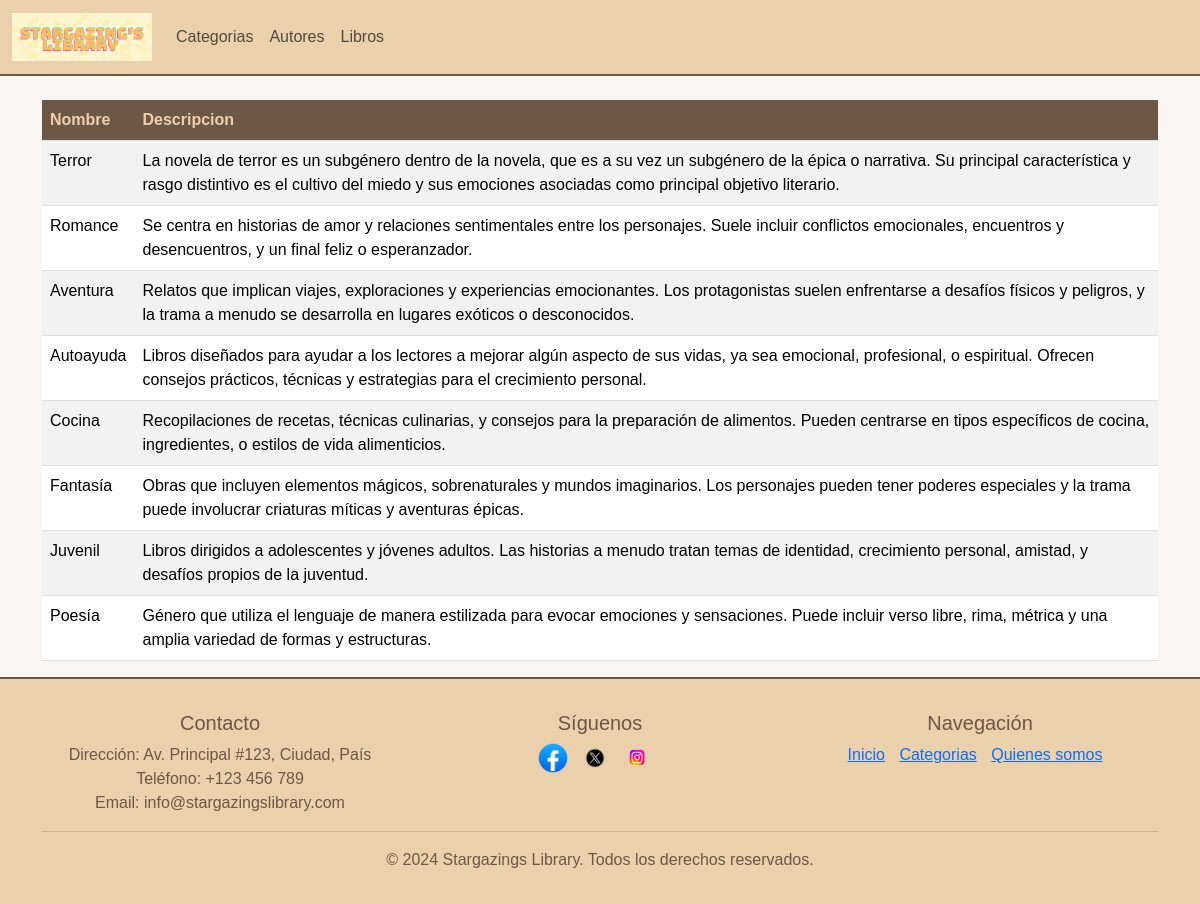
Page /categorias/ on the committed database.
### projectLibrary/models.py (models this page shows, shortened)
class NavItem(models.Model):
    titulo_nav_item         = models.CharField(max_length=40)
    url_nav_item            = models.CharField(max_length=200)

class Categoria(models.Model):
    nombre_categoria        = models.CharField(max_length=20)
    descripcion_categoria   = models.TextField(max_length=500)

### projectLibrary/views.py (the view)
# urls.py: path('categorias/', views.categorias, name="categorias"),
def categorias(request):
    NavItems = NavItem.objects.all()
    categorias = Categoria.objects.all()
    return render (request, 'projectLibrary/categorias.html', {"NavItems":NavItems, "categorias":categorias})

### projectLibrary/templates/projectLibrary/categorias.html (shortened to what this page needs)
<!DOCTYPE html>
<html lang="en">
<head>
    <link href="https://cdn.jsdelivr.net/npm/bootstrap@5.3.3/dist/css/bootstrap.min.css" rel="stylesheet">
    <link href="https://cdn.jsdelivr.net/npm/aos@2.3.4/dist/aos.css" rel="stylesheet">
</head>
<body>
    <nav class="navbar navbar-expand-lg">
        {% load static %}
        <div class="container-fluid">
            <a class="navbar-brand" href="{% url 'index' %}"><img src="{% static 'images/biblioteca-logo-final.png' %}" class="img-fluid" alt="Logo de Biblioteca" width="140"></a>
            <div class="collapse navbar-collapse" id="navbarNav">
                <ul class="navbar-nav">
                    {% for item in NavItems %}
                    <li class="nav-item">
                        <a class="nav-link" href="{{ item.url_nav_item }}">{{ item.titulo_nav_item }}</a>
                    </li>
                    {% endfor %}
                </ul>
            </div>
        </div>
    </nav>
    <br>
    <div class="container">
        <div class="row">
            <div class="col">
                <div class="table-responsive">
                    <table class="table table-striped table-hover">
                        <thead>
                            <tr>
                                <th scope="col">Nombre</th>
                                <th scope="col">Descripcion</th>
                            </tr>
                        </thead>
                        <tbody>
                            {% for categoria in categorias %}
                            <tr>
                                <td>{{ categoria.nombre_categoria }}</td>
                                <td>{{ categoria.descripcion_categoria }}</td>
                            </tr>
                            {% endfor %}
                        </tbody>
                    </table>
                </div>
            </div>
        </div>
    </div>
    <footer>
        <div class="container">
            <div class="row">
                <div class="col-md-4">
                    <h5>Contacto</h5>
                    <p>Dirección: Av. Principal #123, Ciudad, País</p>
                    <p>Teléfono: +123 456 789</p>
                    <p>Email: info@stargazingslibrary.com</p>
                </div>
                <div class="col-md-4">
                    <h5>Síguenos</h5>
                    <ul class="list-inline">
                        <li class="list-inline-item"><a href="#"><img src="{% static 'images/facebook-icon-free-png.webp' %}" alt="Facebook"></a></li>
                        <li class="list-inline-item"><a href="#"><img src="{% static 'images/twitter_x_new_logo_x.webp' %}" alt="Twitter"></a></li>
                        <li class="list-inline-item"><a href="#"><img src="{% static 'images/Instagram-Logo.png' %}" alt="Instagram"></a></li>
                    </ul>
                </div>
                <div class="col-md-4">
                    <h5>Navegación</h5>
                    <ul class="list-unstyled">
                        <li><a href="{% url 'index' %}">Inicio</a></li>
                        <li><a href="{% url 'categorias' %}">Categorias</a></li>
                        <li><a href="{% url 'quienes_somos' %}">Quienes somos</a></li>
                    </ul>
                </div>
            </div>
            <hr>
            <p class="text-center">&copy; 2024 Stargazings Library. Todos los derechos reservados.</p>
        </div>
    </footer>
</body>
</html>

### projectLibrary/templates/projectLibrary/categorias.html (style rules this page uses)
body { background-color: #f9f5f3; font-family: 'Arial', sans-serif; color: #6d5747; }
.navbar { background-color: #ead1ac; border-bottom: 2px solid #6d5747; }
.navbar-brand img { width: 140px; height: auto; }
.table { background-color: #ead1ac; color: #6d5747; }
.table thead th { background-color: #6d5747; color: #ead1ac; }
footer { background-color: #ead1ac; border-top: 2px solid #6d5747; padding: 2rem 0; text-align: center; }
footer p { margin-bottom: 0; color: #6d5747; }
footer ul { padding-left: 0; list-style: none; }
footer ul li { display: inline-block; margin-right: 10px; }
footer ul li img { width: 30px; height: auto; }

### rows in the picture
NavItem: titulo_nav_item "Categorias"
NavItem: titulo_nav_item "Autores"
NavItem: titulo_nav_item "Libros"
Categoria: nombre_categoria "Terror", descripcion_categoria "La novela de terror es un subgénero dentro de la novela, que es a su vez un subgénero de la épica o narrativa. Su principal característica y rasgo distintivo es el cultivo del miedo y sus emociones asociadas como principal objetivo literario."
Categoria: nombre_categoria "Romance", descripcion_categoria "Se centra en historias de amor y relaciones sentimentales entre los personajes. Suele incluir conflictos emocionales, encuentros y desencuentros, y un final feliz o esperanzador."
Categoria: nombre_categoria "Aventura", descripcion_categoria "Relatos que implican viajes, exploraciones y experiencias emocionantes. Los protagonistas suelen enfrentarse a desafíos físicos y peligros, y la trama a menudo se desarrolla en lugares exóticos o desconocidos."
Categoria: nombre_categoria "Autoayuda", descripcion_categoria "Libros diseñados para ayudar a los lectores a mejorar algún aspecto de sus vidas, ya sea emocional, profesional, o espiritual. Ofrecen consejos prácticos, técnicas y estrategias para el crecimiento personal."
Categoria: nombre_categoria "Cocina", descripcion_categoria "Recopilaciones de recetas, técnicas culinarias, y consejos para la preparación de alimentos. Pueden centrarse en tipos específicos de cocina, ingredientes, o estilos de vida alimenticios."
Categoria: nombre_categoria "Fantasía", descripcion_categoria "Obras que incluyen elementos mágicos, sobrenaturales y mundos imaginarios. Los personajes pueden tener poderes especiales y la trama puede involucrar criaturas míticas y aventuras épicas."
Categoria: nombre_categoria "Juvenil", descripcion_categoria "Libros dirigidos a adolescentes y jóvenes adultos. Las historias a menudo tratan temas de identidad, crecimiento personal, amistad, y desafíos propios de la juventud."
Categoria: nombre_categoria "Poesía", descripcion_categoria "Género que utiliza el lenguaje de manera estilizada para evocar emociones y sensaciones. Puede incluir verso libre, rima, métrica y una amplia variedad de formas y estructuras."
